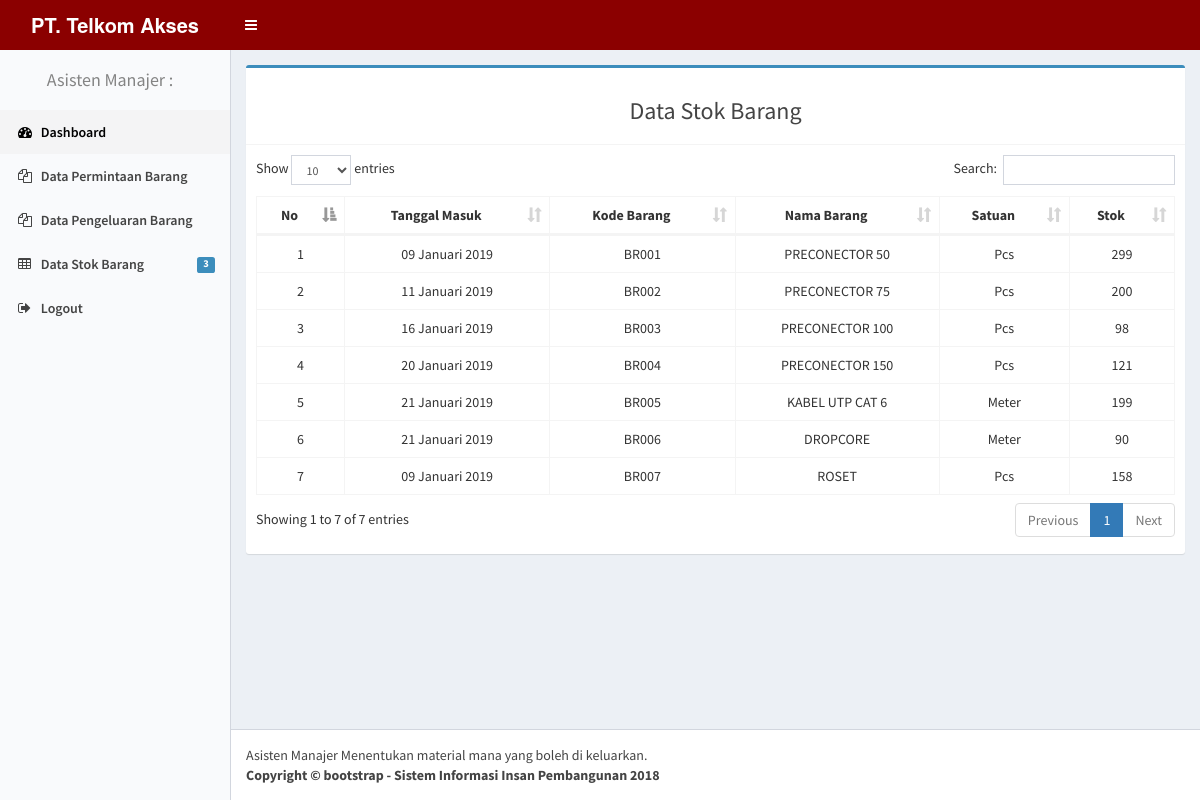
Page /asmen_gudang/index.php?p=material on the committed database.
### tables this page shows
CREATE TABLE IF NOT EXISTS `stokbarang` (
  `kode_brg` varchar(5) NOT NULL,
  `id_jenis` int(2) NOT NULL,
  `nama_brg` varchar(30) NOT NULL,
  `satuan` varchar(50) DEFAULT NULL,
  `stok` int(11) NOT NULL,
  `tgl_masuk` date NOT NULL,
  PRIMARY KEY (`kode_brg`)
);

### fungsi/fungsi.php (called while the page is built)
<?php
	function tanggal_indo($tanggal) {
		$bulan = array(1=>'Januari',
						  'Februari',
						  'Maret',
						  'April',
						  'Mei',
						  'Juni',
						  'Juli',
						  'Agustus',
						  'September',
						  'Oktober',
						  'November',
						  'Desember'
				);
		$split = explode('-', $tanggal);
		$tanggal_indo = $split[2] . ' ' . $bulan[(int)$split[1]] . ' ' . $split[0];
		return $tanggal_indo;
	}
?>

### asmen_gudang/material.php (the view, shortened to what this page needs)
<?php
    include "../fungsi/koneksi.php";
	include "../fungsi/fungsi.php";
    if(isset($_GET['id_jenis'])){
        $id_jenis = $_GET['id_jenis'];
        $query = mysqli_query($koneksi, "SELECT * FROM stokbarang WHERE id_jenis='$id_jenis' ");
    } else {
        $query = mysqli_query($koneksi, "SELECT * FROM stokbarang");
    }
?>
<section class="content">
	<div class="row">
		<div class="col-sm-12">
			 <div class="box box-primary">
                <div class="box-header with-border">
                    <h3 class="text-center">Data Stok Barang</h3>
                </div>
                <div class="box-body">
                	<div class="table-responsive">
                		<table class="table table-bordered table-hover text-center" id="material">
                			<thead  >
	                			<tr>
	                				<th>No</th>
									<th>Tanggal Masuk</th>
                                    <th>Kode Barang</th>
	                				<th>Nama Barang</th>
									<th>Satuan</th>
	                				<th>Stok </th>
	                			</tr>
                			</thead>
                			<tbody>
                				<tr>
                					<?php
                						$no =1 ;
                						if (mysqli_num_rows($query)) {
                							while($row=mysqli_fetch_assoc($query)):
                					 ?>
                						<td> <?= $no; ?> </td>
										<td> <?= tanggal_indo($row['tgl_masuk']); ?> </td>
                                        <td> <?= $row['kode_brg']; ?> </td>
                						<td> <?= $row['nama_brg']; ?> </td>
										<td> <?= $row['satuan']; ?> </td>
                						<td> <?= $row['stok']; ?> </td>
                				</tr>
                			<?php $no++; endwhile; } ?>
                			</tbody>
                		</table>
                	</div>
                </div>
            </div>
		</div>
	</div>
</section>

### rows in the picture
stokbarang: tgl_masuk "09 Januari 2019", kode_brg "BR001", nama_brg "PRECONECTOR 50", satuan "Pcs", stok "299"
stokbarang: tgl_masuk "11 Januari 2019", kode_brg "BR002", nama_brg "PRECONECTOR 75", satuan "Pcs", stok "200"
stokbarang: tgl_masuk "16 Januari 2019", kode_brg "BR003", nama_brg "PRECONECTOR 100", satuan "Pcs", stok "98"
stokbarang: tgl_masuk "20 Januari 2019", kode_brg "BR004", nama_brg "PRECONECTOR 150", satuan "Pcs", stok "121"
stokbarang: tgl_masuk "21 Januari 2019", kode_brg "BR005", nama_brg "KABEL UTP CAT 6", satuan "Meter", stok "199"
stokbarang: tgl_masuk "21 Januari 2019", kode_brg "BR006", nama_brg "DROPCORE", satuan "Meter", stok "90"
stokbarang: tgl_masuk "09 Januari 2019", kode_brg "BR007", nama_brg "ROSET", satuan "Pcs", stok "158"

### other values in the picture
$data['jumlah'] "3"
